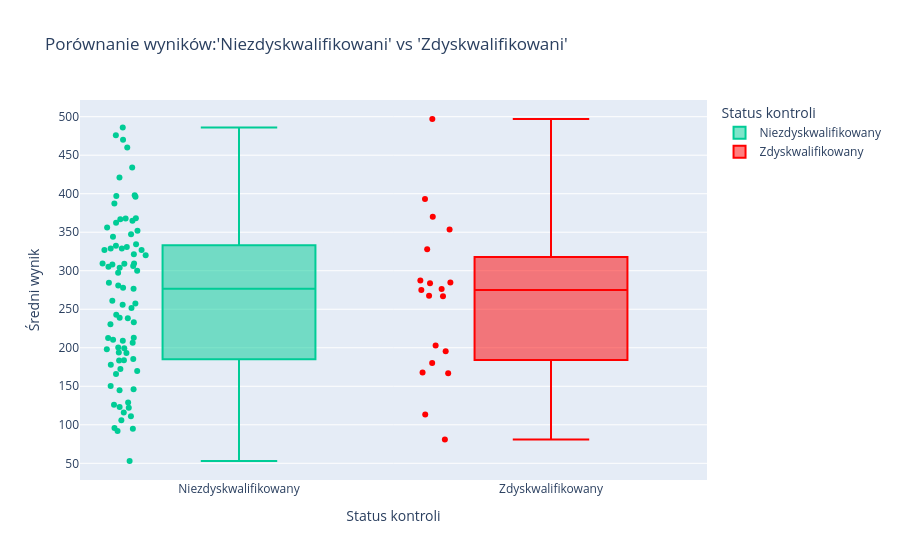

Write notebook code for a chart like this one.
### Code cell
fig2 = px.box(
    df_doping, 
    x="status_antydopingowy", 
    y="sredni_wynik", 
    color="status_antydopingowy",
    points="all",
    title="Porównanie wyników:'Niezdyskwalifikowani' vs 'Zdyskwalifikowani'",
    labels={"status_antydopingowy": "Status kontroli", "sredni_wynik": "Średni wynik"},
    color_discrete_map={'Czysty': 'green', 'Zdyskwalifikowany': 'red'}
)

fig2.show()

### Figure 1 — Plotly figure (JSON) as saved in the notebook; plotly's stock layout.template omitted (floating-point values rounded to 4 significant figures)
{"data": [{"alignmentgroup": "True", "boxpoints": "all", "hovertemplate": "Status kontroli=%{x}<br>Średni wynik=%{y}<extra></extra>", "legendgroup": "Niezdyskwalifikowany", "marker": {"color": "#00cc96"}, "name": "Niezdyskwalifikowany", "notched": false, "offsetgroup": "Niezdyskwalifikowany", "orientation": "v", "showlegend": true, "type": "box", "x": ["Niezdyskwalifikowany", "Niezdyskwalifikowany", "Niezdyskwalifikowany", "Niezdyskwalifikowany", "Niezdyskwalifikowany", "Niezdyskwalifikowany", "Niezdyskwalifikowany", "Niezdyskwalifikowany", "Niezdyskwalifikowany", "Niezdyskwalifikowany", "Niezdyskwalifikowany", "Niezdyskwalifikowany", "Niezdyskwalifikowany", "Niezdyskwalifikowany", "Niezdyskwalifikowany", "Niezdyskwalifikowany", "Niezdyskwalifikowany", "Niezdyskwalifikowany", "Niezdyskwalifikowany", "Niezdyskwalifikowany", "Niezdyskwalifikowany", "Niezdyskwalifikowany", "Niezdyskwalifikowany", "Niezdyskwalifikowany", "Niezdyskwalifikowany", "Niezdyskwalifikowany", "Niezdyskwalifikowany", "Niezdyskwalifikowany", "Niezdyskwalifikowany", "Niezdyskwalifikowany", "Niezdyskwalifikowany", "Niezdyskwalifikowany", "Niezdyskwalifikowany", "Niezdyskwalifikowany", "Niezdyskwalifikowany", "Niezdyskwalifikowany", "Niezdyskwalifikowany", "Niezdyskwalifikowany", "Niezdyskwalifikowany", "Niezdyskwalifikowany", "Niezdyskwalifikowany", "Niezdyskwalifikowany", "Niezdyskwalifikowany", "Niezdyskwalifikowany", "Niezdyskwalifikowany", "Niezdyskwalifikowany", "Niezdyskwalifikowany", "Niezdyskwalifikowany", "Niezdyskwalifikowany", "Niezdyskwalifikowany", "Niezdyskwalifikowany", "Niezdyskwalifikowany", "Niezdyskwalifikowany", "Niezdyskwalifikowany", "Niezdyskwalifikowany", "Niezdyskwalifikowany", "Niezdyskwalifikowany", "Niezdyskwalifikowany", "Niezdyskwalifikowany", "Niezdyskwalifikowany", "Niezdyskwalifikowany", "Niezdyskwalifikowany", "Niezdyskwalifikowany", "Niezdyskwalifikowany", "Niezdyskwalifikowany", "Niezdyskwalifikowany", "Niezdyskwalifikowany", "Niezdyskwalifikowany", "Niezdyskwalifikowany", "Niezdyskwalifikowany", "Niezdyskwalifikowany", "Niezdyskwalifikowany", "Niezdyskwalifikowany", "Niezdyskwalifikowany", "Niezdyskwalifikowany", "Niezdyskwalifikowany", "Niezdyskwalifikowany", "Niezdyskwalifikowany", "Niezdyskwalifikowany", "Niezdyskwalifikowany", "Niezdyskwalifikowany"], "x0": " ", "xaxis": "x", "y": [309, 183.3, 193.3, 276.7, 421, 106, 261, 172.5, 308, 297.3, 396, 251.7, 434, 321.3, 367, 210.5, 123, 327, 257.5, 330.7, 200.3, 327, 387.3, 486, 398, 53, 150.5, 95, 367.7, 306, 212.7, 356, 305.3, 92, 126, 209, 362.3, 334.5, 352, 256, 129, 344, 198, 238.3, 300, 170, 96, 122, 111, 183.7, 368, 178, 243, 309.5, 320, 470, 332.5, 199.5, 397, 116, 230.5, 213, 304, 460, 145, 146, 284.3, 239, 476, 206.7, 233, 347.5, 329, 194, 185.5, 365, 281, 166, 278, 309.3, 329], "y0": " ", "yaxis": "y"}, {"alignmentgroup": "True", "boxpoints": "all", "hovertemplate": "Status kontroli=%{x}<br>Średni wynik=%{y}<extra></extra>", "legendgroup": "Zdyskwalifikowany", "marker": {"color": "red"}, "name": "Zdyskwalifikowany", "notched": false, "offsetgroup": "Zdyskwalifikowany", "orientation": "v", "showlegend": true, "type": "box", "x": ["Zdyskwalifikowany", "Zdyskwalifikowany", "Zdyskwalifikowany", "Zdyskwalifikowany", "Zdyskwalifikowany", "Zdyskwalifikowany", "Zdyskwalifikowany", "Zdyskwalifikowany", "Zdyskwalifikowany", "Zdyskwalifikowany", "Zdyskwalifikowany", "Zdyskwalifikowany", "Zdyskwalifikowany", "Zdyskwalifikowany", "Zdyskwalifikowany", "Zdyskwalifikowany", "Zdyskwalifikowany", "Zdyskwalifikowany", "Zdyskwalifikowany"], "x0": " ", "xaxis": "x", "y": [328, 287.3, 497, 276.3, 370, 267, 113.3, 203, 275, 81, 195.5, 283.7, 168, 167, 267.7, 284.7, 353.7, 393, 180.3], "y0": " ", "yaxis": "y"}], "layout": {"boxmode": "overlay", "legend": {"title": {"text": "Status kontroli"}, "tracegroupgap": 0}, "title": {"text": "Porównanie wyników:'Niezdyskwalifikowani' vs 'Zdyskwalifikowani'"}, "xaxis": {"anchor": "y", "categoryarray": ["Niezdyskwalifikowany", "Zdyskwalifikowany"], "categoryorder": "array", "domain": [0, 1], "title": {"text": "Status kontroli"}}, "yaxis": {"anchor": "x", "domain": [0, 1], "title": {"text": "Średni wynik"}}}}
